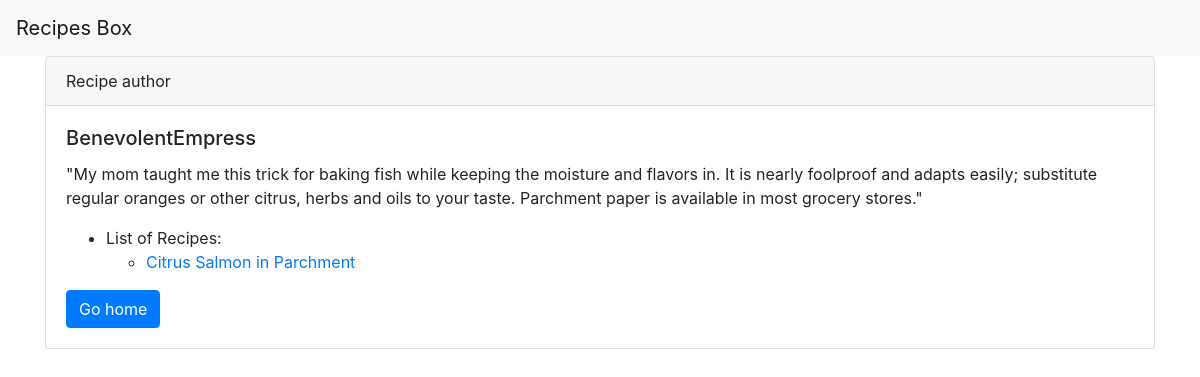
The page /author/2 on the database its author committed.
### recipe/models.py (models this page shows, shortened)
class Author(models.Model):
    name = models.CharField(max_length=30)
    bio = models.TextField()

class Recipe(models.Model):
    author = models.ForeignKey(Author, on_delete=models.CASCADE)
    title = models.CharField(max_length=50)
    description = models.TextField()
    time_required = models.CharField(max_length=30)
    instructions = models.TextField(default="Instruction coming soon.")

### recipe/views.py (the view)
# urls.py: path('author/<int:author_id>', views.author_detail, name="authorDetail")
def author_detail(request, author_id):
    author = get_object_or_404(Author, pk=author_id)
    recipes = Recipe.objects.all()
    return render(request, 'recipe/authorDetail.html', {
        'author': author,
        'recipes': recipes,
    })

### recipe/templates/recipe/authorDetail.html
{% extends 'base.html' %} {% block content %}
<div class="card">
  <div class="card-header">
    Recipe author
  </div>
  <div class="card-body">
    <h5 class="card-title">{{author.name}}</h5>
    <p class="card-text">
      {{author.bio}}
    </p>
    <ul>
      <li>
        List of Recipes:
      </li>
      <ul>
      {% for recipe in recipes %}
      {% if author.id == recipe.author.id %}
          <li> <a href="{% url 'recipes:recipe_detail' recipe.id %}">{{recipe.title}}</a></li>
      {% endif %}
      {% endfor %}
      </ul>
    </ul>
    <a href="/" class="btn btn-primary">Go home</a>
  </div>
</div>
{% endblock content %}

### rows shown on the page
Author: name "BenevolentEmpress", bio "\"My mom taught me this trick for baking fish while keeping the moisture and flavors in. It is nearly foolproof and adapts easily; substitute regular oranges or other citrus, herbs and oils to your taste. Parchment paper is available in most grocery stores.\""
Recipe: title "Citrus Salmon in Parchment"
